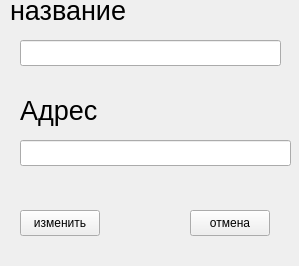
<?xml version="1.0" encoding="UTF-8"?>
<ui version="4.0">
 <class>Form</class>
 <widget class="QWidget" name="Form">
  <property name="geometry">
   <rect>
    <x>0</x>
    <y>0</y>
    <width>299</width>
    <height>266</height>
   </rect>
  </property>
  <property name="windowTitle">
   <string>Form</string>
  </property>
  <widget class="QLabel" name="label_name_provader">
   <property name="geometry">
    <rect>
     <x>10</x>
     <y>-10</y>
     <width>271</width>
     <height>41</height>
    </rect>
   </property>
   <property name="font">
    <font>
     <pointsize>20</pointsize>
    </font>
   </property>
   <property name="text">
    <string>название </string>
   </property>
  </widget>
  <widget class="QLabel" name="label_adress_pv">
   <property name="geometry">
    <rect>
     <x>20</x>
     <y>90</y>
     <width>241</width>
     <height>41</height>
    </rect>
   </property>
   <property name="font">
    <font>
     <pointsize>20</pointsize>
    </font>
   </property>
   <property name="text">
    <string>Адрес</string>
   </property>
  </widget>
  <widget class="QPushButton" name="pushButton_chance_pv">
   <property name="geometry">
    <rect>
     <x>20</x>
     <y>210</y>
     <width>80</width>
     <height>26</height>
    </rect>
   </property>
   <property name="text">
    <string>изменить</string>
   </property>
  </widget>
  <widget class="QPushButton" name="pushButton_cansel_pv">
   <property name="geometry">
    <rect>
     <x>190</x>
     <y>210</y>
     <width>80</width>
     <height>26</height>
    </rect>
   </property>
   <property name="text">
    <string>отмена</string>
   </property>
  </widget>
  <widget class="QLineEdit" name="lineEdit">
   <property name="geometry">
    <rect>
     <x>20</x>
     <y>40</y>
     <width>261</width>
     <height>26</height>
    </rect>
   </property>
  </widget>
  <widget class="QLineEdit" name="lineEdit_2">
   <property name="geometry">
    <rect>
     <x>20</x>
     <y>140</y>
     <width>271</width>
     <height>26</height>
    </rect>
   </property>
  </widget>
 </widget>
 <resources/>
 <connections/>
</ui>
